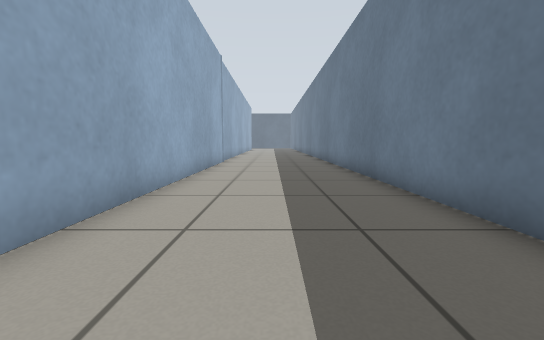
[1] (above)

18 first-person views from a walk through a Gazebo world. The camera is 0.5 m above the floor, tilts 6° down and sees 90° across. The floor is counted in squares, 0.5 m on a side. Each view is taken from the middle of a square. On the plan, view 1 faces up. The plan holds only what a view shows up to about 11 squares ahead; the rest is blank. The place goes on beyond the plan.

[2]
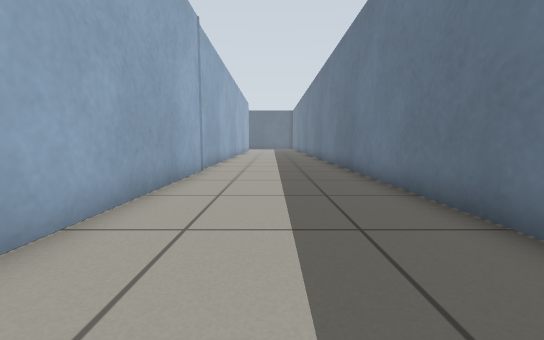

[3]
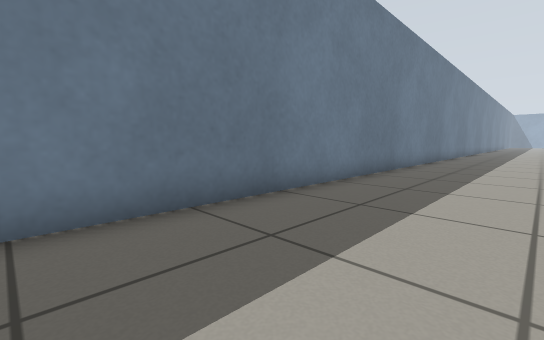

[4]
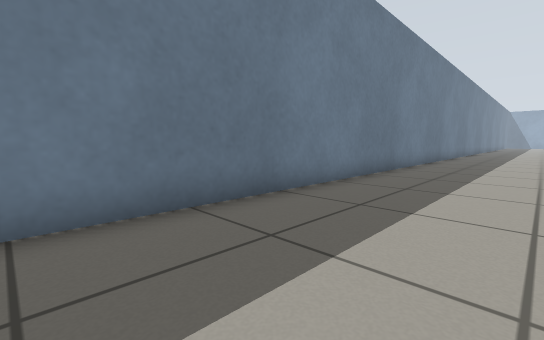

[5]
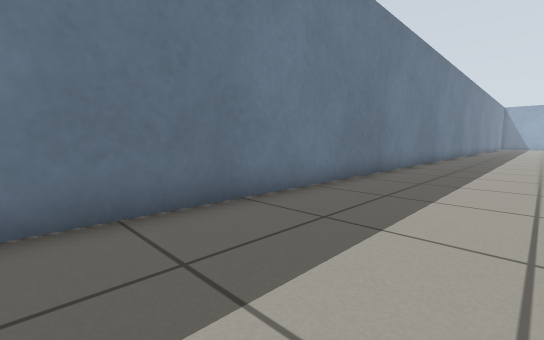

[6]
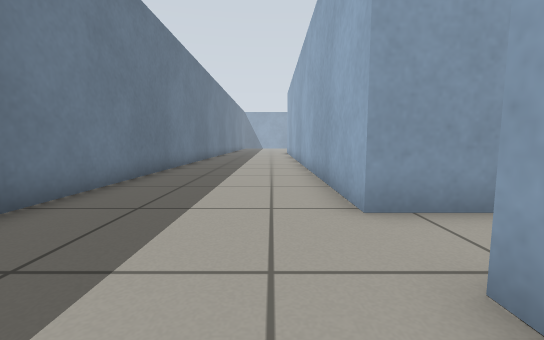

[7]
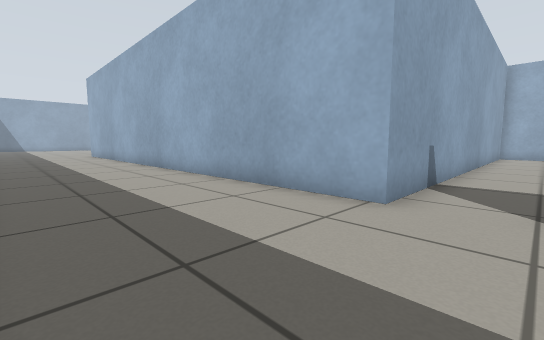

[8]
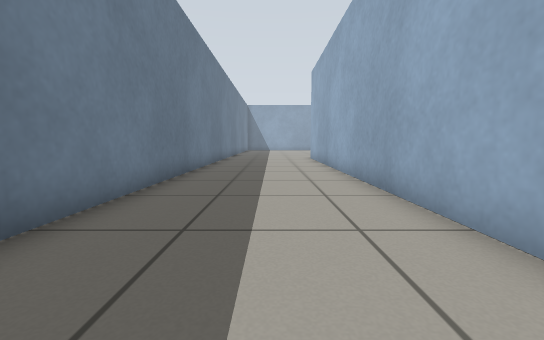

[9]
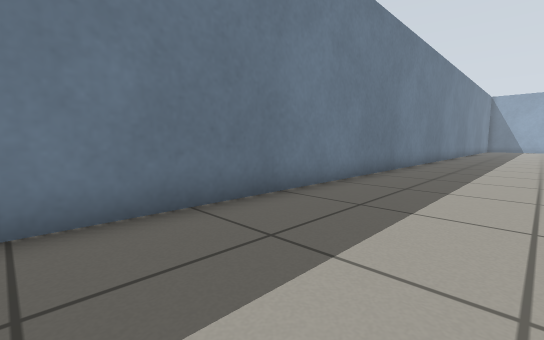

[10]
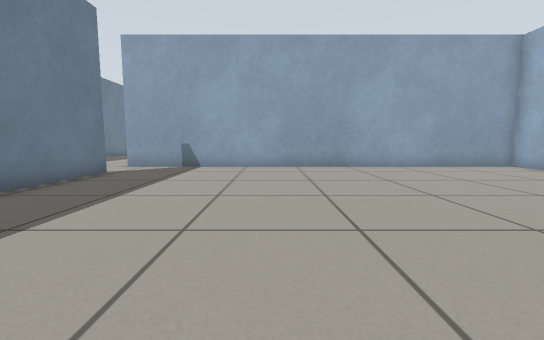

[11]
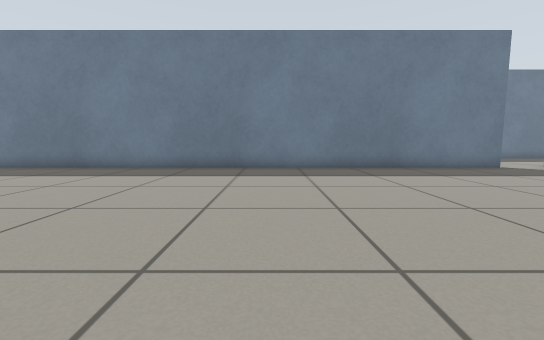

[12]
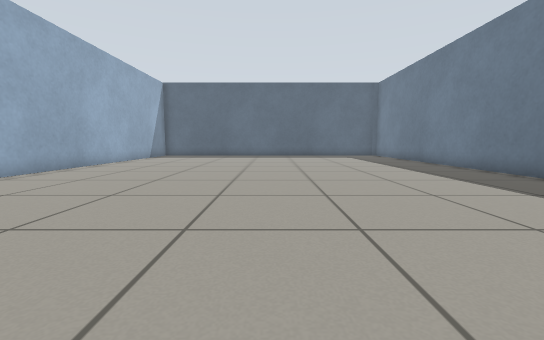

[13]
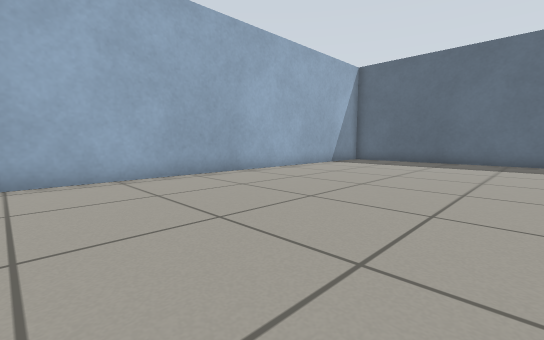

[14]
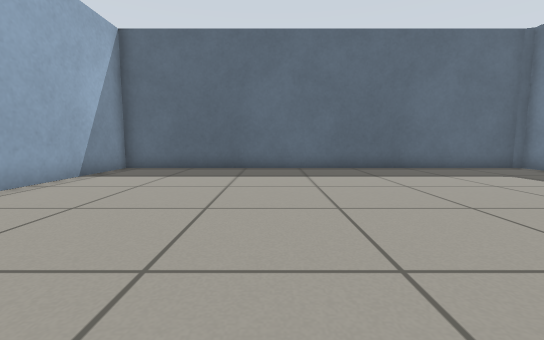

[15]
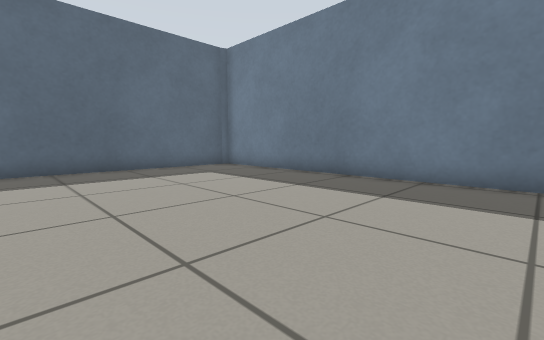

[16]
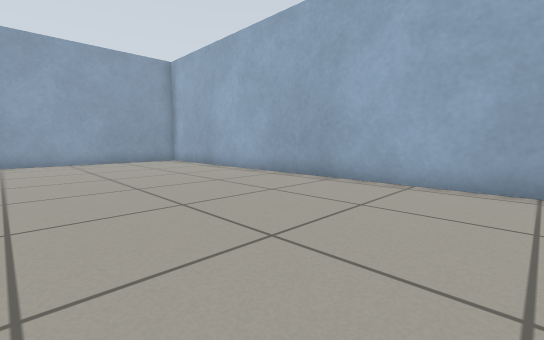

[17]
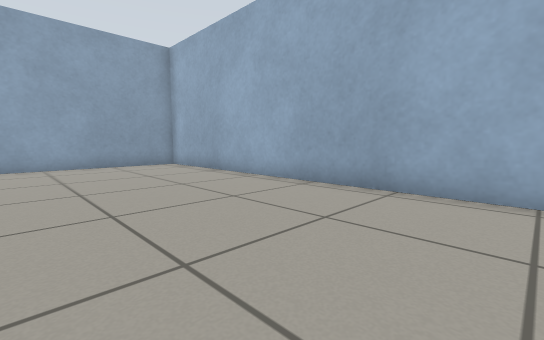

[18]
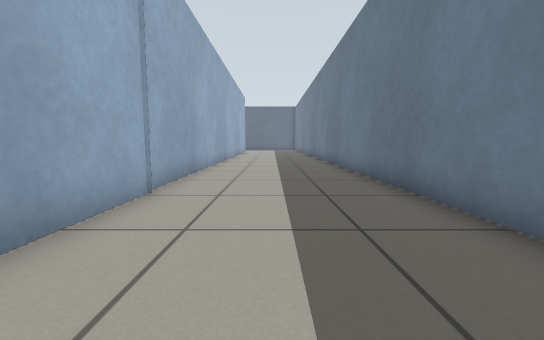

### Floor plan
Points are (right, up) in squares from view 1. A wall is a line through its corners. A room is listed if a view was taken in it or the views show most of it. See-through windows are left out.
Room 1 (views 1, 2, 3, 4, 5, 6, 7, 8, 9, 18)
walls: (-2.4, -16.7) (-2.4, -31.2); (-2.4, 13.2) (-2.4, 2.2); (-2.4, 19.4) (-2.4, 13.5); (2.7, -31.4) (2.7, 19.2)
ways out: opening at (-2.5, -15.5) to room 2
Room 2 (views 10, 11, 12, 13, 14, 15, 16, 17)
walls: (-17.5, -2.9) (-17.5, -16.7) (-2.4, -16.7); (-2.7, -14.8) (-2.7, 13.2) (-17.5, 13.2) (-17.5, -1.1)
low walls: (-2.4, -14.2) (-2.4, -14.8)
ways out: opening at (-2.5, -15.5) to room 1

Positions as (right, up) in squares from view 1, and headings:
1: (0, 0), facing up
2: (0, 4), facing up
3: (-1, 5), facing down-right
4: (-1, -1), facing down-right
5: (-1, -8), facing down-right
6: (-1, -13), facing down
7: (2, -15), facing down-left
8: (0, -20), facing down
9: (-1, -19), facing down-right
10: (-8, -6), facing down
11: (-13, -6), facing right
12: (-10, -6), facing up
13: (-10, -1), facing up-left
14: (-12, 3), facing up
15: (-10, 3), facing up-right
16: (-11, -3), facing down-left
17: (-12, -5), facing down-left
18: (0, 8), facing up
